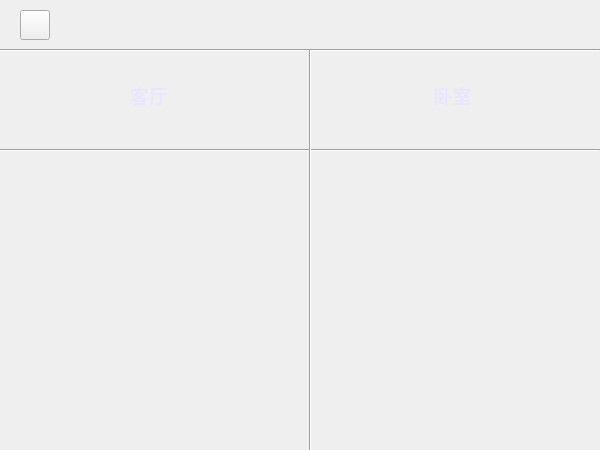
<?xml version="1.0" encoding="UTF-8"?>
<ui version="4.0">
 <class>monitor</class>
 <widget class="QWidget" name="monitor">
  <property name="geometry">
   <rect>
    <x>0</x>
    <y>0</y>
    <width>600</width>
    <height>450</height>
   </rect>
  </property>
  <property name="windowTitle">
   <string>Form</string>
  </property>
  <widget class="QWidget" name="widget" native="true">
   <property name="geometry">
    <rect>
     <x>0</x>
     <y>0</y>
     <width>600</width>
     <height>450</height>
    </rect>
   </property>
   <widget class="QLabel" name="state">
    <property name="geometry">
     <rect>
      <x>560</x>
      <y>15</y>
      <width>20</width>
      <height>20</height>
     </rect>
    </property>
    <property name="minimumSize">
     <size>
      <width>20</width>
      <height>20</height>
     </size>
    </property>
    <property name="maximumSize">
     <size>
      <width>20</width>
      <height>20</height>
     </size>
    </property>
    <property name="text">
     <string/>
    </property>
   </widget>
   <widget class="QPushButton" name="back">
    <property name="geometry">
     <rect>
      <x>20</x>
      <y>10</y>
      <width>30</width>
      <height>30</height>
     </rect>
    </property>
    <property name="minimumSize">
     <size>
      <width>30</width>
      <height>30</height>
     </size>
    </property>
    <property name="maximumSize">
     <size>
      <width>30</width>
      <height>30</height>
     </size>
    </property>
    <property name="text">
     <string/>
    </property>
    <property name="icon">
     <iconset resource="image/image.qrc">
      <normaloff>:/timg.ico</normaloff>:/timg.ico</iconset>
    </property>
    <property name="iconSize">
     <size>
      <width>30</width>
      <height>30</height>
     </size>
    </property>
   </widget>
   <widget class="Line" name="line">
    <property name="geometry">
     <rect>
      <x>0</x>
      <y>30</y>
      <width>600</width>
      <height>41</height>
     </rect>
    </property>
    <property name="orientation">
     <enum>Qt::Horizontal</enum>
    </property>
   </widget>
   <widget class="Line" name="line_2">
    <property name="geometry">
     <rect>
      <x>0</x>
      <y>130</y>
      <width>600</width>
      <height>41</height>
     </rect>
    </property>
    <property name="orientation">
     <enum>Qt::Horizontal</enum>
    </property>
   </widget>
   <widget class="Line" name="line_3">
    <property name="geometry">
     <rect>
      <x>300</x>
      <y>49</y>
      <width>20</width>
      <height>581</height>
     </rect>
    </property>
    <property name="orientation">
     <enum>Qt::Vertical</enum>
    </property>
   </widget>
   <widget class="QWidget" name="layoutWidget">
    <property name="geometry">
     <rect>
      <x>0</x>
      <y>50</y>
      <width>601</width>
      <height>91</height>
     </rect>
    </property>
    <layout class="QHBoxLayout" name="horizontalLayout">
     <item>
      <widget class="QLabel" name="label">
       <property name="font">
        <font>
         <family>宋体</family>
         <pointsize>14</pointsize>
         <weight>75</weight>
         <bold>true</bold>
        </font>
       </property>
       <property name="styleSheet">
        <string notr="true">#label{color:rgb(235, 230, 255)}</string>
       </property>
       <property name="text">
        <string>客厅</string>
       </property>
       <property name="alignment">
        <set>Qt::AlignCenter</set>
       </property>
      </widget>
     </item>
     <item>
      <widget class="QLabel" name="label_2">
       <property name="font">
        <font>
         <family>宋体</family>
         <pointsize>14</pointsize>
         <weight>75</weight>
         <bold>true</bold>
        </font>
       </property>
       <property name="styleSheet">
        <string notr="true">#label_2{color:rgb(235, 230, 255)}</string>
       </property>
       <property name="text">
        <string>卧室</string>
       </property>
       <property name="alignment">
        <set>Qt::AlignCenter</set>
       </property>
      </widget>
     </item>
    </layout>
   </widget>
   <widget class="QWidget" name="layoutWidget">
    <property name="geometry">
     <rect>
      <x>0</x>
      <y>150</y>
      <width>601</width>
      <height>301</height>
     </rect>
    </property>
    <layout class="QHBoxLayout" name="horizontalLayout_2">
     <property name="leftMargin">
      <number>5</number>
     </property>
     <property name="topMargin">
      <number>5</number>
     </property>
     <property name="rightMargin">
      <number>5</number>
     </property>
     <property name="bottomMargin">
      <number>20</number>
     </property>
     <item>
      <widget class="QLabel" name="label_5">
       <property name="text">
        <string/>
       </property>
      </widget>
     </item>
     <item>
      <widget class="QLabel" name="label_6">
       <property name="text">
        <string/>
       </property>
      </widget>
     </item>
    </layout>
   </widget>
  </widget>
 </widget>
 <resources>
  <include location="image/image.qrc"/>
 </resources>
 <connections/>
</ui>
